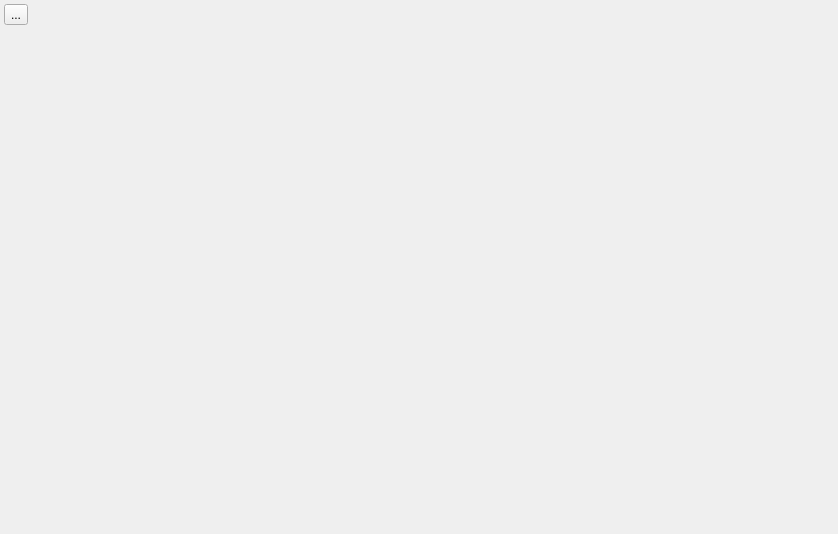
<?xml version="1.0" encoding="UTF-8"?>
<ui version="4.0">
 <class>xFlow</class>
 <widget class="QWidget" name="xFlow">
  <property name="geometry">
   <rect>
    <x>0</x>
    <y>0</y>
    <width>838</width>
    <height>534</height>
   </rect>
  </property>
  <property name="windowTitle">
   <string notr="true">Form</string>
  </property>
  <layout class="QGridLayout" name="gridLayout">
   <property name="leftMargin">
    <number>4</number>
   </property>
   <property name="topMargin">
    <number>4</number>
   </property>
   <property name="rightMargin">
    <number>4</number>
   </property>
   <property name="bottomMargin">
    <number>4</number>
   </property>
   <property name="spacing">
    <number>0</number>
   </property>
   <item row="0" column="2">
    <spacer name="horizontalSpacer">
     <property name="orientation">
      <enum>Qt::Orientation::Horizontal</enum>
     </property>
     <property name="sizeHint" stdset="0">
      <size>
       <width>40</width>
       <height>20</height>
      </size>
     </property>
    </spacer>
   </item>
   <item row="2" column="1" colspan="2">
    <widget class="xFlow::NodeEditor" name="widgetNodeEditor" native="true">
     <property name="sizePolicy">
      <sizepolicy hsizetype="Expanding" vsizetype="Expanding">
       <horstretch>0</horstretch>
       <verstretch>0</verstretch>
      </sizepolicy>
     </property>
    </widget>
   </item>
   <item row="1" column="1" colspan="2">
    <widget class="xFlow::NodeEditorRuler" name="widgetHRuler" native="true">
     <property name="minimumSize">
      <size>
       <width>0</width>
       <height>15</height>
      </size>
     </property>
     <property name="maximumSize">
      <size>
       <width>16777215</width>
       <height>15</height>
      </size>
     </property>
    </widget>
   </item>
   <item row="0" column="0" colspan="2">
    <layout class="QHBoxLayout" name="horizontalLayout">
     <item>
      <widget class="QToolButton" name="toolButton">
       <property name="text">
        <string>...</string>
       </property>
      </widget>
     </item>
    </layout>
   </item>
   <item row="2" column="0">
    <widget class="xFlow::NodeEditorRuler" name="widgetVRuler" native="true">
     <property name="minimumSize">
      <size>
       <width>15</width>
       <height>0</height>
      </size>
     </property>
     <property name="maximumSize">
      <size>
       <width>15</width>
       <height>16777215</height>
      </size>
     </property>
    </widget>
   </item>
  </layout>
 </widget>
 <customwidgets>
  <customwidget>
   <class>xFlow::NodeEditor</class>
   <extends>QWidget</extends>
   <header location="global">x/flow/nodeeditor/nodeeditor.h</header>
   <container>1</container>
  </customwidget>
  <customwidget>
   <class>xFlow::NodeEditorRuler</class>
   <extends>QWidget</extends>
   <header location="global">x/flow/nodeeditor/nodeeditorruler.h</header>
   <container>1</container>
  </customwidget>
 </customwidgets>
 <resources/>
 <connections/>
</ui>
